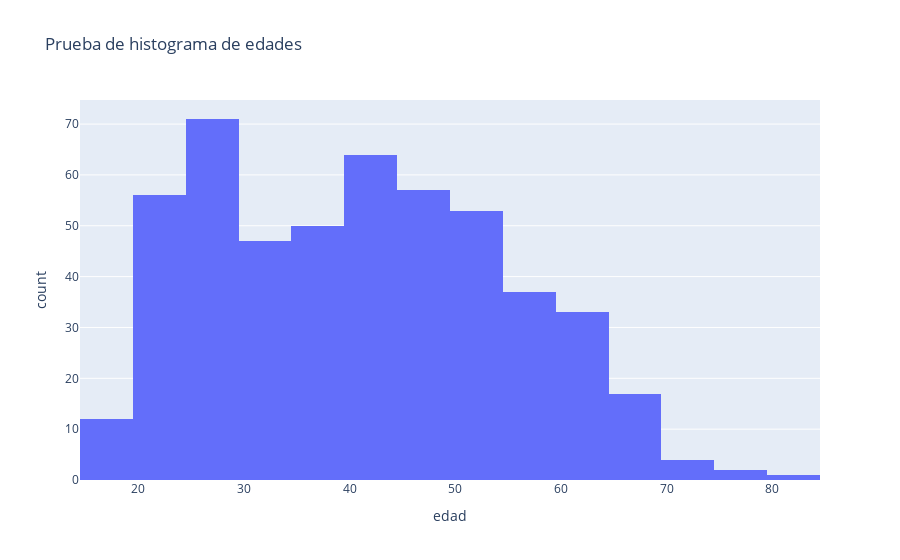
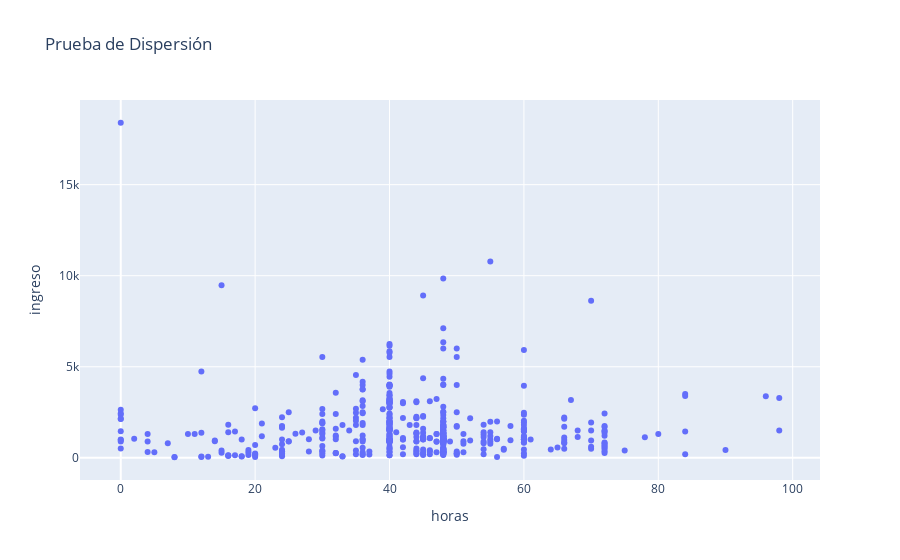

The notebook cell these images were saved under, in order:
### Code cell
import pandas as pd

import plotly.express as px

#Carga de datos
df = pd.read_csv('../enaho_2023.csv', encoding='latin-1', sep=None, engine='python')
df.columns = df.columns.str.strip()
df.head()

#Histograma de edades
fig_hist = px.histogram(df, x="edad", title="Prueba de histograma de edades")
fig_hist.show()

#Diagrama de dispersion de ingresos y trabajo
fig_scatter = px.scatter(df, x="horas", y="ingreso", title="Prueba de Dispersión")
fig_scatter.show()

### Figure 1 — Plotly figure (JSON) as saved in the notebook; plotly's stock layout.template omitted (floating-point values rounded to 4 significant figures; data arrays with more than 128 entries replaced by an {"elided": "..."} marker saying what was removed)
{"data": [{"bingroup": "x", "hovertemplate": "edad=%{x}<br>count=%{y}<extra></extra>", "legendgroup": "", "marker": {"color": "#636efa", "pattern": {"shape": ""}}, "name": "", "orientation": "v", "showlegend": false, "type": "histogram", "x": {"elided": "504 int values"}, "xaxis": "x", "yaxis": "y"}], "layout": {"barmode": "relative", "legend": {"tracegroupgap": 0}, "title": {"text": "Prueba de histograma de edades"}, "xaxis": {"anchor": "y", "domain": [0, 1], "title": {"text": "edad"}}, "yaxis": {"anchor": "x", "domain": [0, 1], "title": {"text": "count"}}}}

### Figure 2 — Plotly figure (JSON) as saved in the notebook; plotly's stock layout.template omitted (floating-point values rounded to 4 significant figures; data arrays with more than 128 entries replaced by an {"elided": "..."} marker saying what was removed)
{"data": [{"hovertemplate": "horas=%{x}<br>ingreso=%{y}<extra></extra>", "legendgroup": "", "marker": {"color": "#636efa", "symbol": "circle"}, "mode": "markers", "name": "", "orientation": "v", "showlegend": false, "type": "scatter", "x": {"elided": "504 int values"}, "xaxis": "x", "y": {"elided": "504 int values"}, "yaxis": "y"}], "layout": {"legend": {"tracegroupgap": 0}, "title": {"text": "Prueba de Dispersión"}, "xaxis": {"anchor": "y", "domain": [0, 1], "title": {"text": "horas"}}, "yaxis": {"anchor": "x", "domain": [0, 1], "title": {"text": "ingreso"}}}}
